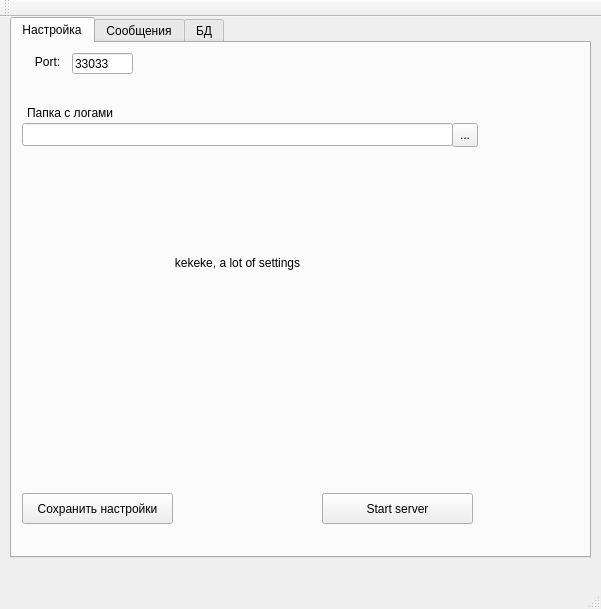
<?xml version="1.0" encoding="UTF-8"?>
<ui version="4.0">
 <class>StatsWindow</class>
 <widget class="QMainWindow" name="StatsWindow">
  <property name="geometry">
   <rect>
    <x>0</x>
    <y>0</y>
    <width>601</width>
    <height>609</height>
   </rect>
  </property>
  <property name="windowTitle">
   <string>StatsWindow</string>
  </property>
  <widget class="QWidget" name="centralWidget">
   <widget class="QTabWidget" name="tabWidget">
    <property name="geometry">
     <rect>
      <x>10</x>
      <y>0</y>
      <width>581</width>
      <height>541</height>
     </rect>
    </property>
    <property name="tabPosition">
     <enum>QTabWidget::North</enum>
    </property>
    <property name="currentIndex">
     <number>0</number>
    </property>
    <widget class="QWidget" name="configTab">
     <attribute name="title">
      <string>Настройка</string>
     </attribute>
     <widget class="QPushButton" name="startServerButton">
      <property name="geometry">
       <rect>
        <x>310</x>
        <y>450</y>
        <width>151</width>
        <height>31</height>
       </rect>
      </property>
      <property name="text">
       <string>Start server</string>
      </property>
     </widget>
     <widget class="QLineEdit" name="portEdit">
      <property name="geometry">
       <rect>
        <x>60</x>
        <y>10</y>
        <width>61</width>
        <height>21</height>
       </rect>
      </property>
      <property name="text">
       <string>33033</string>
      </property>
     </widget>
     <widget class="QLabel" name="portLbl">
      <property name="geometry">
       <rect>
        <x>10</x>
        <y>10</y>
        <width>51</width>
        <height>17</height>
       </rect>
      </property>
      <property name="text">
       <string>Port:</string>
      </property>
      <property name="alignment">
       <set>Qt::AlignCenter</set>
      </property>
     </widget>
     <widget class="QLabel" name="annoyingLbl">
      <property name="geometry">
       <rect>
        <x>110</x>
        <y>210</y>
        <width>231</width>
        <height>20</height>
       </rect>
      </property>
      <property name="text">
       <string>kekeke, a lot of settings</string>
      </property>
      <property name="alignment">
       <set>Qt::AlignCenter</set>
      </property>
     </widget>
     <widget class="QPushButton" name="saveSettingsButton">
      <property name="geometry">
       <rect>
        <x>10</x>
        <y>450</y>
        <width>151</width>
        <height>31</height>
       </rect>
      </property>
      <property name="text">
       <string>Сохранить настройки</string>
      </property>
     </widget>
     <widget class="QLabel" name="logsDirLabel">
      <property name="geometry">
       <rect>
        <x>15</x>
        <y>60</y>
        <width>111</width>
        <height>20</height>
       </rect>
      </property>
      <property name="text">
       <string>Папка с логами</string>
      </property>
     </widget>
     <widget class="QLineEdit" name="logPathEdit">
      <property name="geometry">
       <rect>
        <x>10</x>
        <y>80</y>
        <width>431</width>
        <height>23</height>
       </rect>
      </property>
     </widget>
     <widget class="QToolButton" name="setLogPathButton">
      <property name="geometry">
       <rect>
        <x>440</x>
        <y>80</y>
        <width>26</width>
        <height>24</height>
       </rect>
      </property>
      <property name="text">
       <string>...</string>
      </property>
      <property name="arrowType">
       <enum>Qt::NoArrow</enum>
      </property>
     </widget>
    </widget>
    <widget class="QWidget" name="logTab">
     <attribute name="title">
      <string>Сообщения</string>
     </attribute>
     <widget class="QTextEdit" name="logBrowser">
      <property name="enabled">
       <bool>true</bool>
      </property>
      <property name="geometry">
       <rect>
        <x>1</x>
        <y>0</y>
        <width>341</width>
        <height>488</height>
       </rect>
      </property>
      <property name="readOnly">
       <bool>true</bool>
      </property>
     </widget>
     <widget class="QComboBox" name="chooseLogToShowBox">
      <property name="geometry">
       <rect>
        <x>360</x>
        <y>20</y>
        <width>151</width>
        <height>24</height>
       </rect>
      </property>
     </widget>
     <widget class="QDateEdit" name="dateEdit">
      <property name="geometry">
       <rect>
        <x>360</x>
        <y>70</y>
        <width>151</width>
        <height>23</height>
       </rect>
      </property>
     </widget>
     <widget class="QLabel" name="showLogLabel">
      <property name="geometry">
       <rect>
        <x>360</x>
        <y>0</y>
        <width>111</width>
        <height>16</height>
       </rect>
      </property>
      <property name="text">
       <string>Показать лог:</string>
      </property>
     </widget>
     <widget class="QLabel" name="showDateLabel">
      <property name="geometry">
       <rect>
        <x>360</x>
        <y>50</y>
        <width>56</width>
        <height>15</height>
       </rect>
      </property>
      <property name="text">
       <string>За дату:</string>
      </property>
     </widget>
     <widget class="QGroupBox" name="groupBox">
      <property name="geometry">
       <rect>
        <x>360</x>
        <y>100</y>
        <width>201</width>
        <height>261</height>
       </rect>
      </property>
      <property name="title">
       <string>Фильтр</string>
      </property>
      <widget class="QLabel" name="showTimeLabel">
       <property name="geometry">
        <rect>
         <x>10</x>
         <y>20</y>
         <width>56</width>
         <height>15</height>
        </rect>
       </property>
       <property name="text">
        <string>Время:</string>
       </property>
      </widget>
      <widget class="QTimeEdit" name="fromTimeEdit">
       <property name="geometry">
        <rect>
         <x>10</x>
         <y>40</y>
         <width>81</width>
         <height>23</height>
        </rect>
       </property>
      </widget>
      <widget class="QLabel" name="label_4">
       <property name="geometry">
        <rect>
         <x>90</x>
         <y>40</y>
         <width>21</width>
         <height>21</height>
        </rect>
       </property>
       <property name="text">
        <string>—</string>
       </property>
       <property name="alignment">
        <set>Qt::AlignCenter</set>
       </property>
      </widget>
      <widget class="QTimeEdit" name="tillTimeEdit">
       <property name="geometry">
        <rect>
         <x>110</x>
         <y>40</y>
         <width>81</width>
         <height>23</height>
        </rect>
       </property>
      </widget>
      <widget class="QLabel" name="showEventLabel">
       <property name="geometry">
        <rect>
         <x>10</x>
         <y>70</y>
         <width>121</width>
         <height>16</height>
        </rect>
       </property>
       <property name="text">
        <string>Показать события:</string>
       </property>
      </widget>
      <widget class="QCheckBox" name="notifyCheckBox">
       <property name="geometry">
        <rect>
         <x>10</x>
         <y>90</y>
         <width>84</width>
         <height>21</height>
        </rect>
       </property>
       <property name="text">
        <string>Notify</string>
       </property>
       <property name="checked">
        <bool>true</bool>
       </property>
      </widget>
      <widget class="QCheckBox" name="minorCheckBox">
       <property name="geometry">
        <rect>
         <x>10</x>
         <y>110</y>
         <width>84</width>
         <height>21</height>
        </rect>
       </property>
       <property name="text">
        <string>Minor</string>
       </property>
       <property name="checked">
        <bool>true</bool>
       </property>
      </widget>
      <widget class="QCheckBox" name="warningCheckBox">
       <property name="geometry">
        <rect>
         <x>10</x>
         <y>130</y>
         <width>84</width>
         <height>21</height>
        </rect>
       </property>
       <property name="text">
        <string>Warning</string>
       </property>
       <property name="checked">
        <bool>true</bool>
       </property>
      </widget>
      <widget class="QCheckBox" name="criticalCheckBox">
       <property name="geometry">
        <rect>
         <x>10</x>
         <y>150</y>
         <width>84</width>
         <height>21</height>
        </rect>
       </property>
       <property name="text">
        <string>Critical</string>
       </property>
       <property name="checked">
        <bool>true</bool>
       </property>
      </widget>
      <widget class="QCheckBox" name="fatalCheckBox">
       <property name="geometry">
        <rect>
         <x>10</x>
         <y>170</y>
         <width>84</width>
         <height>21</height>
        </rect>
       </property>
       <property name="text">
        <string>Fatal</string>
       </property>
       <property name="checked">
        <bool>true</bool>
       </property>
      </widget>
      <widget class="QPushButton" name="applyFilterButton">
       <property name="geometry">
        <rect>
         <x>10</x>
         <y>230</y>
         <width>131</width>
         <height>24</height>
        </rect>
       </property>
       <property name="text">
        <string>Отфильтровать</string>
       </property>
      </widget>
     </widget>
    </widget>
    <widget class="QWidget" name="dbTab">
     <attribute name="title">
      <string>БД</string>
     </attribute>
     <widget class="QTableView" name="currentTableView">
      <property name="geometry">
       <rect>
        <x>10</x>
        <y>40</y>
        <width>481</width>
        <height>471</height>
       </rect>
      </property>
     </widget>
     <widget class="QComboBox" name="chooseTableToShowBox">
      <property name="geometry">
       <rect>
        <x>50</x>
        <y>10</y>
        <width>111</width>
        <height>24</height>
       </rect>
      </property>
     </widget>
     <widget class="QLabel" name="label">
      <property name="geometry">
       <rect>
        <x>10</x>
        <y>10</y>
        <width>53</width>
        <height>21</height>
       </rect>
      </property>
      <property name="text">
       <string>Table:</string>
      </property>
     </widget>
    </widget>
   </widget>
  </widget>
  <widget class="QMenuBar" name="menuBar">
   <property name="geometry">
    <rect>
     <x>0</x>
     <y>0</y>
     <width>601</width>
     <height>24</height>
    </rect>
   </property>
  </widget>
  <widget class="QToolBar" name="mainToolBar">
   <attribute name="toolBarArea">
    <enum>TopToolBarArea</enum>
   </attribute>
   <attribute name="toolBarBreak">
    <bool>false</bool>
   </attribute>
  </widget>
  <widget class="QStatusBar" name="statusBar">
   <property name="enabled">
    <bool>true</bool>
   </property>
  </widget>
 </widget>
 <layoutdefault spacing="6" margin="11"/>
 <resources/>
 <connections/>
</ui>
